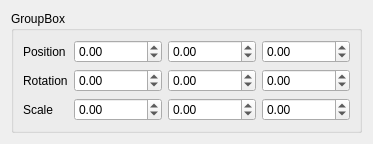
<?xml version="1.0" encoding="UTF-8"?>
<ui version="4.0">
 <class>TransformUI</class>
 <widget class="QWidget" name="TransformUI">
  <property name="geometry">
   <rect>
    <x>0</x>
    <y>0</y>
    <width>333</width>
    <height>129</height>
   </rect>
  </property>
  <property name="windowTitle">
   <string>Form</string>
  </property>
  <layout class="QVBoxLayout" name="verticalLayout">
   <item>
    <widget class="QGroupBox" name="transfromGroup">
     <property name="title">
      <string>GroupBox</string>
     </property>
     <layout class="QVBoxLayout" name="verticalLayout_2">
      <item>
       <layout class="QHBoxLayout" name="positionLayout">
        <item>
         <widget class="QLabel" name="positionLabel">
          <property name="text">
           <string>Position</string>
          </property>
         </widget>
        </item>
        <item>
         <widget class="QDoubleSpinBox" name="posXSpinBox">
          <property name="minimum">
           <double>-999999.989999999990687</double>
          </property>
          <property name="maximum">
           <double>999999.989999999990687</double>
          </property>
         </widget>
        </item>
        <item>
         <widget class="QDoubleSpinBox" name="posYSpinBox">
          <property name="minimum">
           <double>-999999.989999999990687</double>
          </property>
          <property name="maximum">
           <double>999999.989999999990687</double>
          </property>
         </widget>
        </item>
        <item>
         <widget class="QDoubleSpinBox" name="posZSpinBox">
          <property name="minimum">
           <double>-999999.989999999990687</double>
          </property>
          <property name="maximum">
           <double>999999.989999999990687</double>
          </property>
         </widget>
        </item>
       </layout>
      </item>
      <item>
       <layout class="QHBoxLayout" name="rotationLayout">
        <item>
         <widget class="QLabel" name="rotationLabel">
          <property name="text">
           <string>Rotation</string>
          </property>
         </widget>
        </item>
        <item>
         <widget class="QDoubleSpinBox" name="rotXSpinBox">
          <property name="minimum">
           <double>-999999.989999999990687</double>
          </property>
          <property name="maximum">
           <double>999999.989999999990687</double>
          </property>
         </widget>
        </item>
        <item>
         <widget class="QDoubleSpinBox" name="rotYSpinBox">
          <property name="minimum">
           <double>-999999.989999999990687</double>
          </property>
          <property name="maximum">
           <double>999999.989999999990687</double>
          </property>
         </widget>
        </item>
        <item>
         <widget class="QDoubleSpinBox" name="rotZSpinBox">
          <property name="minimum">
           <double>-999999.989999999990687</double>
          </property>
          <property name="maximum">
           <double>999999.989999999990687</double>
          </property>
         </widget>
        </item>
       </layout>
      </item>
      <item>
       <layout class="QHBoxLayout" name="scaleLayout">
        <item>
         <widget class="QLabel" name="scaleLabel">
          <property name="text">
           <string>Scale</string>
          </property>
         </widget>
        </item>
        <item>
         <widget class="QDoubleSpinBox" name="scaleXSpinBox">
          <property name="minimum">
           <double>-999999.989999999990687</double>
          </property>
          <property name="maximum">
           <double>999999.989999999990687</double>
          </property>
         </widget>
        </item>
        <item>
         <widget class="QDoubleSpinBox" name="scaleYSpinBox">
          <property name="minimum">
           <double>-999999.989999999990687</double>
          </property>
          <property name="maximum">
           <double>999999.989999999990687</double>
          </property>
         </widget>
        </item>
        <item>
         <widget class="QDoubleSpinBox" name="scaleZSpinBox">
          <property name="minimum">
           <double>-999999.989999999990687</double>
          </property>
          <property name="maximum">
           <double>999999.989999999990687</double>
          </property>
         </widget>
        </item>
       </layout>
      </item>
     </layout>
    </widget>
   </item>
  </layout>
 </widget>
 <resources/>
 <connections/>
</ui>
